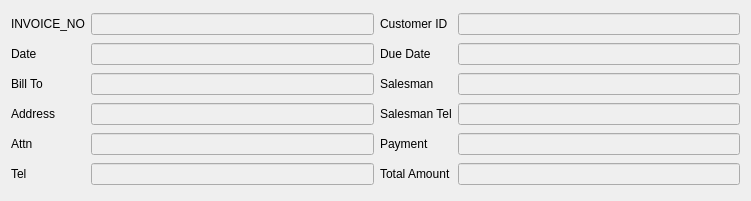
  <widget class="QWidget" name="gridLayoutWidget_2">
   <property name="geometry">
    <rect>
     <x>600</x>
     <y>10</y>
     <width>751</width>
     <height>201</height>
    </rect>
   </property>
   <layout class="QGridLayout" name="gridLayout_2">
    <item row="1" column="0">
     <widget class="QLabel" name="label_4">
      <property name="text">
       <string>Date</string>
      </property>
     </widget>
    </item>
    <item row="1" column="1">
     <widget class="QLineEdit" name="da_li">
      <property name="enabled">
       <bool>false</bool>
      </property>
     </widget>
    </item>
    <item row="0" column="1">
     <widget class="QLineEdit" name="in_li">
      <property name="enabled">
       <bool>false</bool>
      </property>
     </widget>
    </item>
    <item row="1" column="2">
     <widget class="QLabel" name="label_24">
      <property name="text">
       <string>Due Date</string>
      </property>
     </widget>
    </item>
    <item row="2" column="2">
     <widget class="QLabel" name="label_25">
      <property name="text">
       <string>Salesman</string>
      </property>
     </widget>
    </item>
    <item row="2" column="0">
     <widget class="QLabel" name="label_5">
      <property name="text">
       <string>Bill To</string>
      </property>
     </widget>
    </item>
    <item row="3" column="3">
     <widget class="QLineEdit" name="saleste_li">
      <property name="enabled">
       <bool>false</bool>
      </property>
     </widget>
    </item>
    <item row="0" column="0">
     <widget class="QLabel" name="label_6">
      <property name="text">
       <string>INVOICE_NO</string>
      </property>
     </widget>
    </item>
    <item row="2" column="3">
     <widget class="QLineEdit" name="sales_li">
      <property name="enabled">
       <bool>false</bool>
      </property>
     </widget>
    </item>
    <item row="3" column="0">
     <widget class="QLabel" name="label_7">
      <property name="text">
       <string>Address</string>
      </property>
     </widget>
    </item>
    <item row="3" column="1">
     <widget class="QLineEdit" name="addr_li">
      <property name="enabled">
       <bool>false</bool>
      </property>
     </widget>
    </item>
    <item row="4" column="0">
     <widget class="QLabel" name="label_8">
      <property name="text">
       <string>Attn</string>
      </property>
     </widget>
    </item>
    <item row="0" column="2">
     <widget class="QLabel" name="label_23">
      <property name="text">
       <string>Customer ID</string>
      </property>
     </widget>
    </item>
    <item row="1" column="3">
     <widget class="QLineEdit" name="dued_li">
      <property name="enabled">
       <bool>false</bool>
      </property>
     </widget>
    </item>
    <item row="0" column="3">
     <widget class="QLineEdit" name="cusid_li">
      <property name="enabled">
       <bool>false</bool>
      </property>
     </widget>
    </item>
    <item row="3" column="2">
     <widget class="QLabel" name="label_26">
      <property name="text">
       <string>Salesman Tel</string>
      </property>
     </widget>
    </item>
    <item row="4" column="1">
     <widget class="QLineEdit" name="attn_li">
      <property name="enabled">
       <bool>false</bool>
      </property>
     </widget>
    </item>
    <item row="2" column="1">
     <widget class="QLineEdit" name="billt_li">
      <property name="enabled">
       <bool>false</bool>
      </property>
     </widget>
    </item>
    <item row="5" column="0">
     <widget class="QLabel" name="label_53">
      <property name="text">
       <string>Tel</string>
      </property>
     </widget>
    </item>
    <item row="5" column="1">
     <widget class="QLineEdit" name="tel_lu">
      <property name="enabled">
       <bool>false</bool>
      </property>
     </widget>
    </item>
    <item row="5" column="2">
     <widget class="QLabel" name="label_54">
      <property name="text">
       <string>Total Amount</string>
      </property>
     </widget>
    </item>
    <item row="5" column="3">
     <widget class="QLineEdit" name="to_am_ed">
      <property name="enabled">
       <bool>false</bool>
      </property>
     </widget>
    </item>
    <item row="4" column="2">
     <widget class="QLabel" name="label_55">
      <property name="text">
       <string>Payment</string>
      </property>
     </widget>
    </item>
    <item row="4" column="3">
     <widget class="QLineEdit" name="paym_ed">
      <property name="enabled">
       <bool>false</bool>
      </property>
     </widget>
    </item>
   </layout>
  </widget>
